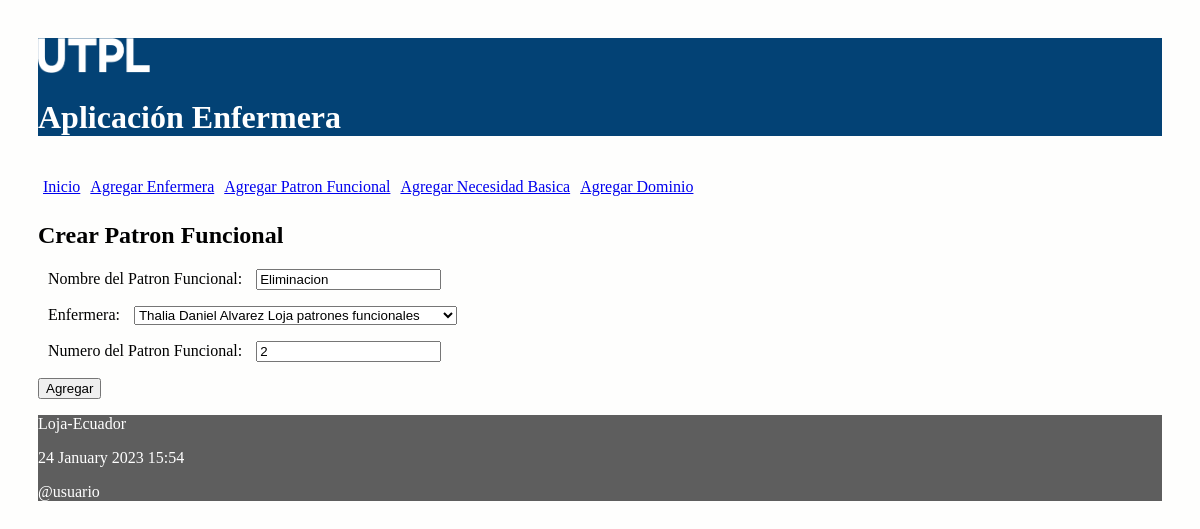
The app's page /editar/patron/1 with its own data.
### enfermeria/models.py (models this page shows, shortened)
class Patron(models.Model):
    nombrePatron = models.CharField('Nombre del Patron Funcional' ,max_length=100)
    nroPatron = models.IntegerField('Numero del Patron Funcional')
    enfermera = models.ForeignKey(Enfermera, on_delete=models.CASCADE,
            related_name="patrones")

### enfermeria/views.py (the view)
# urls.py: path('editar/patron/<int:id>', views.editar_patron,
def editar_patron(request, id):
    patron = Patron.objects.get(pk=id)
    if request.method=='POST':
        formulario = PatronForm(request.POST, instance=patron)
        print(formulario.errors)
        if formulario.is_valid():
            formulario.save()
            return redirect(index)
    else:
        formulario = PatronForm(instance=patron)
    diccionario = {'formulario': formulario}
    return render(request, 'crear_patron.html', diccionario)

### enfermeria/forms.py
class PatronForm(ModelForm):
    class Meta:
        model = Patron
        fields = ['nombrePatron', 'enfermera', 'nroPatron']

### enfermeria/models.py (called while the page is built)
	def __str__(self):
		return "%s %s %s %s" % (self.nombre,
			self.direccion,
			self.ciudad,
			self.tipo)

### enfermeria/templates/crear_patron.html (shortened to what this page needs)
{% extends "master.html" %}
{% block content %}
<h2>Crear Patron Funcional</h2>
<form action="" method="post">
  {{formulario.as_p}}
  <p><input type='submit' value='Agregar'/></p>
</form>
{% endblock %}

### enfermeria/static/css/estilos.css (style rules this page uses)
body { background: #FEFEFD; padding: 30px; }
label { padding: 12px 10px; }

### records on screen
Patron: nombrePatron "Eliminacion", enfermera "Thalia Daniel Alvarez Loja patrones funcionales", nroPatron "2"
